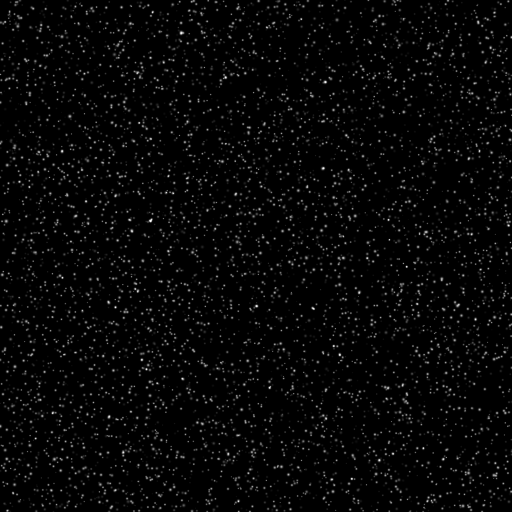
#> input picture exercises/data_set/from_piv_basics/B005_1.tif, 512 x 512 px
$ python lior_piv_basics1.py
#> lines starting #> are read from the running program, lines starting #| are printed output that depends on the picture; long printed decimals are rounded
# -*- coding: utf-8 -*-
"""
Created on Sat Jan 26 22:54:24 2019

@author: lior
"""

import numpy as np
from matplotlib import pyplot as plt

# load the images:
a = plt.imread('B005_1.tif')
#> a is the input picture: shape (512, 512); min 0, max 248, mean 6.7
b = plt.imread('B005_2.tif')
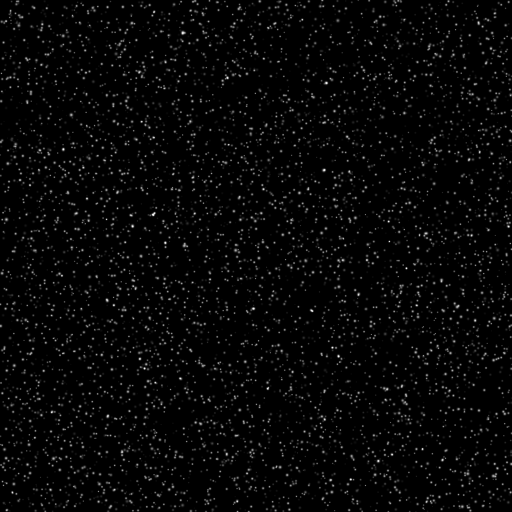
#> input picture exercises/data_set/from_piv_basics/B005_2.tif, 512 x 512 px
#> b is the input picture: shape (512, 512); min 0, max 248, mean 6.7
plt.figure(figsize=(12,10))
plt.subplot(1,2,1)
plt.imshow(a,cmap="gray")
plt.subplot(1,2,2)
plt.imshow(b,cmap="gray")
#interrogation windows.
#typically we can start with the size of 128 x 128 pixels or smaller.
size=32
ia = a[:size,:size].copy()
ib = b[:size,:size].copy()
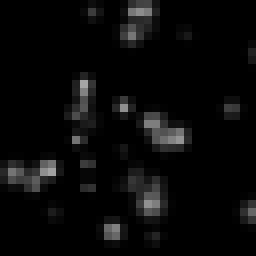
#> ib: shape (32, 32) (shown 8 times larger); min 0, max 165, mean 9.5
plt.figure()
plt.subplot(1,2,1)
plt.imshow(ia,cmap='gray')
plt.subplot(1,2,2)
plt.imshow(ib,cmap='gray')
#lets start with simple substraction to find the displacemants between a to b
plt.imshow(ib-ia,cmap='gray')
plt.title('Without shift')
# lets shift ia by 1 pixle down
plt.imshow(ib-np.roll(ia,1,axis=0),cmap='gray')
plt.title('Difference when IA has been shifted by 1 pixel')
#lets find the displacemant
def match_template(img, template,maxroll=8):
#> called with maxroll = 8
    mindist = float('inf')
    idx = (-1,-1)
    for y in range(maxroll):
        for x in range(maxroll):
        #calculate Euclidean distance
            dist = np.sqrt(np.sum(np.square(template - np.roll(img,(x,y),axis=(0,1)))))
            if dist < mindist:
                mindist = dist
                idx = (x,y)
#> after the loop, idx = (2, 0); mindist = 0

    return [mindist, idx]
# let's test that it works indeed by manually rolling (shifting circurlarly) the same image
match_template(ia,np.roll(ia,2,axis=0))
# indeed, when we find the correct shift, we got zero distance. it's not so in real images:
mindist, idx = match_template(ia,ib)
#> mindist = 170.4; idx = (0, 1)
print('Minimal distance = %f' % mindist)
#| Minimal distance = 170.432
print('idx = %d, %d' % idx)
#| idx = 0, 1
#lets check if it looks the same
plt.figure()
plt.subplot(1,2,1)
plt.imshow(np.roll(ia,idx,(0,1)),cmap='gray')
plt.subplot(1,2,2)
plt.imshow(ib,cmap='gray')
#lets try cross coralation
from scipy.signal import correlate2d
c = correlate2d(ia-ia.mean(),ib-ib.mean())
# not it's twice bigger than the original windows, as we can shift ia by maximum it's size horizontally and vertically
print('Size of the correlation map %d x %d' % c.shape)
#| Size of the correlation map 63 x 63
# let's see how the correlation map looks like:
import matplotlib.pyplot as plt
from mpl_toolkits.mplot3d import Axes3D
fig = plt.figure()
ax = fig.add_subplot(111, projection='3d')
cx,cy = np.meshgrid(range(c.shape[0]), range(c.shape[1]))

ax.plot_surface(cx,cy,c,cmap='jet', linewidth=0.2)
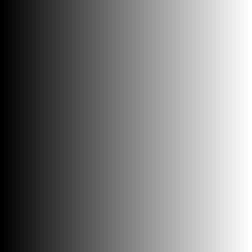
#> cx: shape (63, 63) int64 (shown 4 times larger); min 0, max 62, mean 31; drawn with min black and max white
plt.title('Correlation map - peak is the most probable shift')
# let's see the same correlation map, from above
fig = plt.figure()
plt.imshow(c, cmap='gray')

i,j = np.unravel_index(c.argmax(), c.shape)
#> i = 32; j = 30

print('i = {}, j= {}'.format(i,j))
#| i = 32, j= 30

plt.plot(j,i,'ro')
iw = 32

x,y,u,v = [],[],[],[]
for k in range(0,a.shape[0],iw):
    for m in range(0,a.shape[1],iw):
        ia = a[k:k+iw,m:m+iw]
        ib = b[k:k+iw,m:m+iw]
        c = correlate2d(ia-ia.mean(),ib-ib.mean())
        i,j = np.unravel_index(c.argmax(), c.shape)
        x.append(k-iw/2.)
        y.append(m-iw/2.)
        u.append(i - iw/2.-1)
        v.append(j - iw/2.-1)
#> after the loop, u = 256 values, max 22 at index 117, min 4 at index 118, mean 13.69; v = 256 values, max 21 at index 134, min 6 at index 102, mean 14.11; x = 256 values from -16 to 464; y = 256 values, max 464 at index 15, min -16 at index 0, mean 224
plt.figure(figsize=(12,10))
M = np.sqrt(pow(np.array(u), 2) + pow(np.array(v), 2))
#> M = 256 values, max 27.8 at index 117, min 9.43 at index 101, mean 19.74
plt.quiver(x,y,u,v,M)
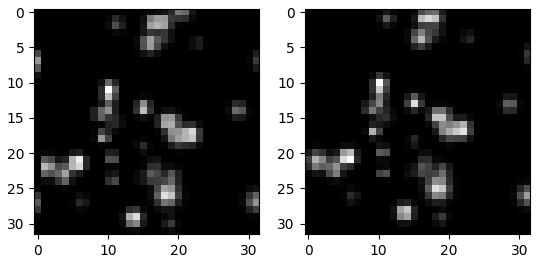
#> figure drawn by matplotlib, 2 panels
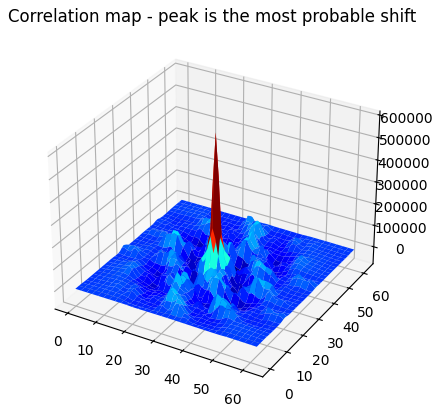
#> figure drawn by matplotlib, 1 panel
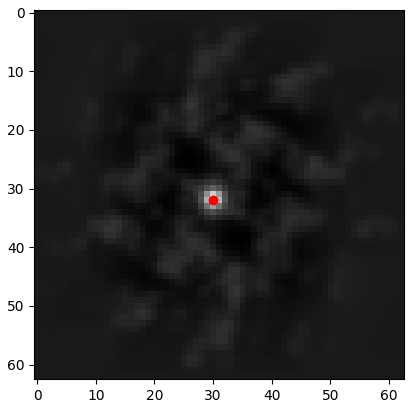
#> figure drawn by matplotlib, 1 panel
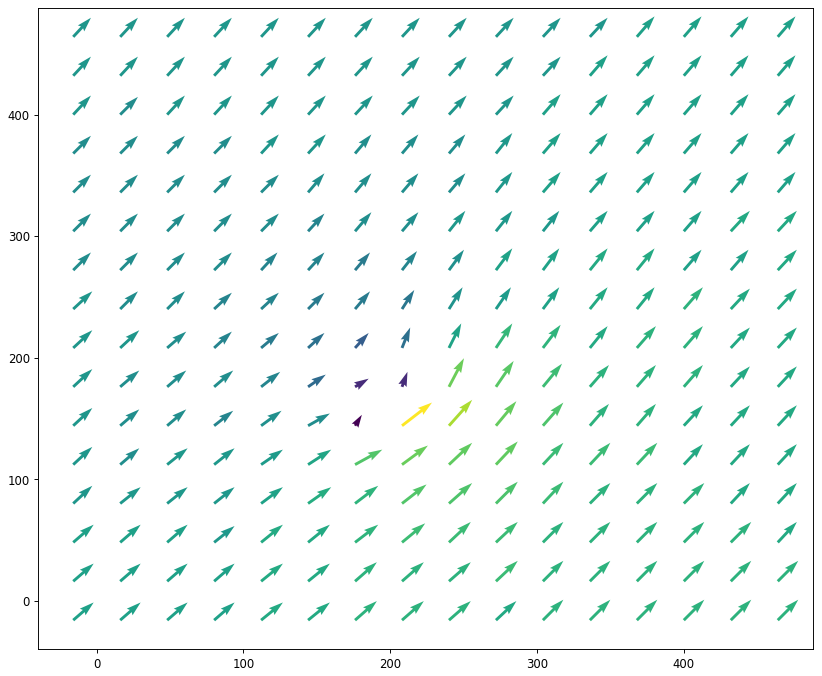
#> figure drawn by matplotlib, 1 panel
